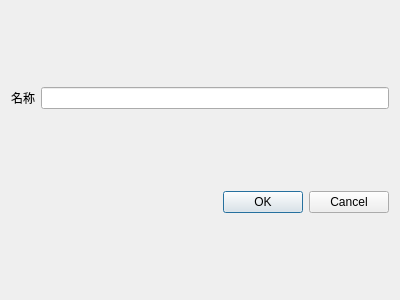
<?xml version="1.0" encoding="UTF-8"?>
<ui version="4.0">
 <class>DialogScanPlanEdit</class>
 <widget class="QDialog" name="DialogScanPlanEdit">
  <property name="geometry">
   <rect>
    <x>0</x>
    <y>0</y>
    <width>400</width>
    <height>300</height>
   </rect>
  </property>
  <property name="windowTitle">
   <string>编辑扫描计划</string>
  </property>
  <layout class="QVBoxLayout" name="verticalLayout" stretch="0,1,0">
   <item>
    <layout class="QHBoxLayout" name="horizontalLayout">
     <item>
      <widget class="QLabel" name="nameTitle">
       <property name="text">
        <string>名称</string>
       </property>
      </widget>
     </item>
     <item>
      <widget class="QLineEdit" name="name"/>
     </item>
    </layout>
   </item>
   <item>
    <layout class="QVBoxLayout" name="mainLayout"/>
   </item>
   <item>
    <widget class="QDialogButtonBox" name="buttonBox">
     <property name="orientation">
      <enum>Qt::Horizontal</enum>
     </property>
     <property name="standardButtons">
      <set>QDialogButtonBox::Cancel|QDialogButtonBox::Ok</set>
     </property>
    </widget>
   </item>
  </layout>
 </widget>
 <resources/>
 <connections>
  <connection>
   <sender>buttonBox</sender>
   <signal>accepted()</signal>
   <receiver>DialogScanPlanEdit</receiver>
   <slot>accept()</slot>
   <hints>
    <hint type="sourcelabel">
     <x>248</x>
     <y>254</y>
    </hint>
    <hint type="destinationlabel">
     <x>157</x>
     <y>274</y>
    </hint>
   </hints>
  </connection>
  <connection>
   <sender>buttonBox</sender>
   <signal>rejected()</signal>
   <receiver>DialogScanPlanEdit</receiver>
   <slot>reject()</slot>
   <hints>
    <hint type="sourcelabel">
     <x>316</x>
     <y>260</y>
    </hint>
    <hint type="destinationlabel">
     <x>286</x>
     <y>274</y>
    </hint>
   </hints>
  </connection>
 </connections>
</ui>
